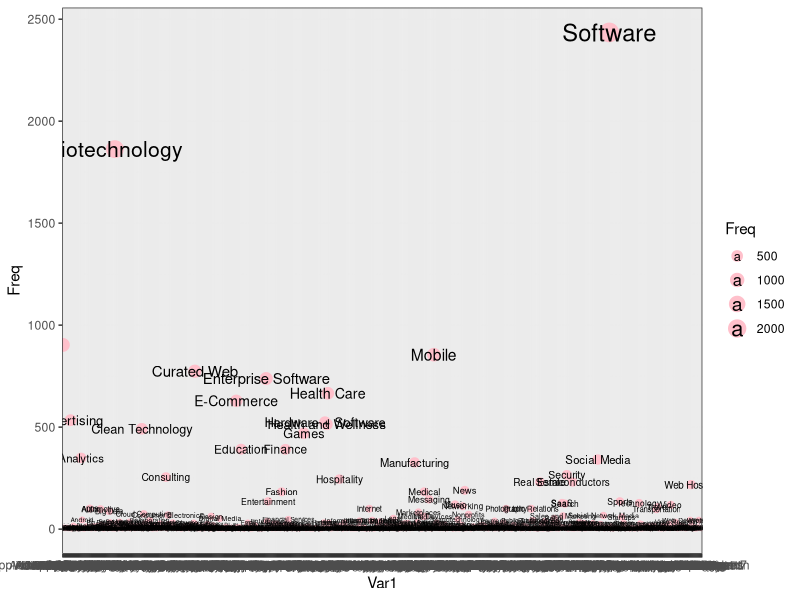
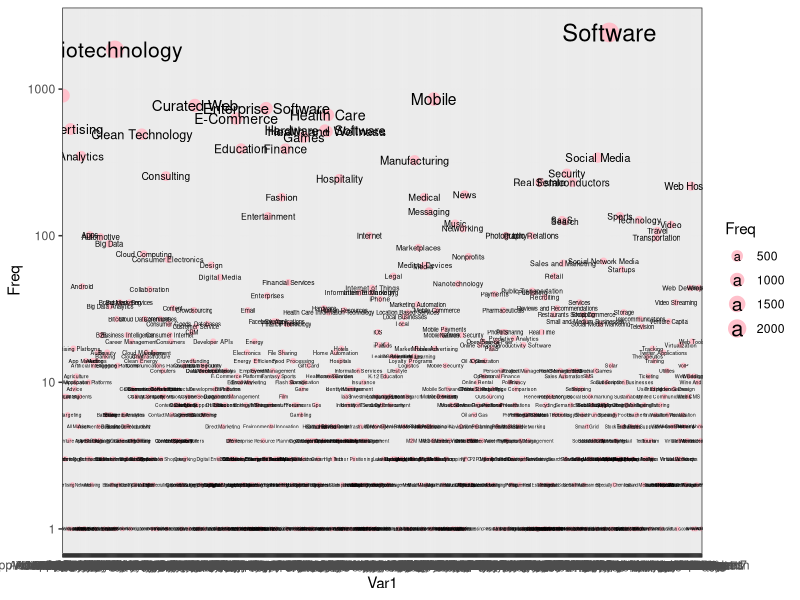
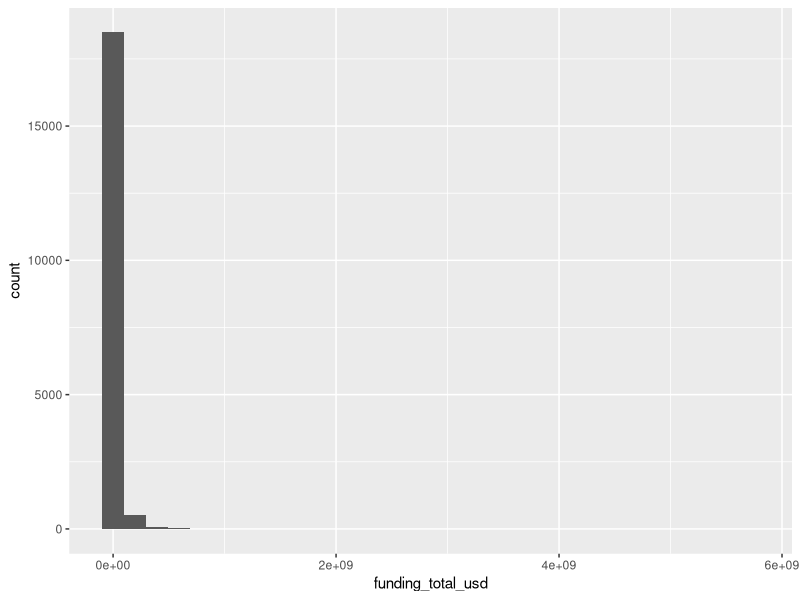
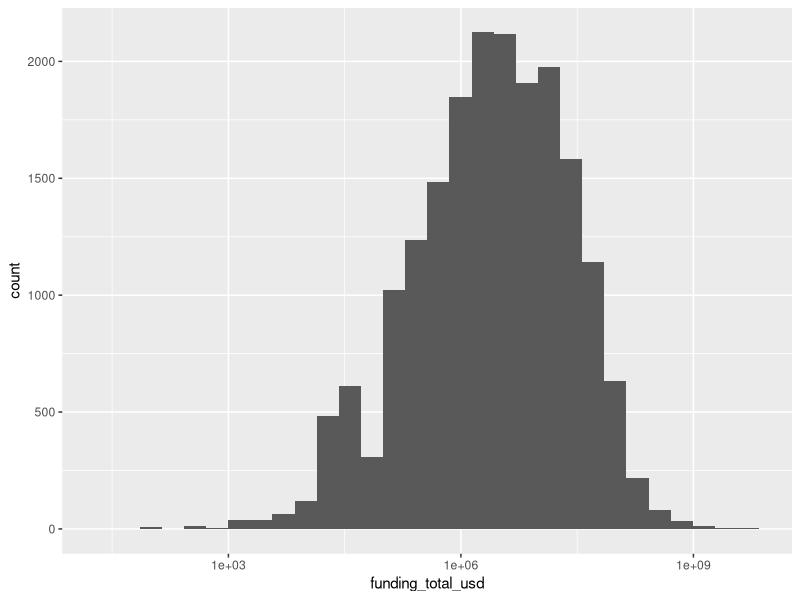
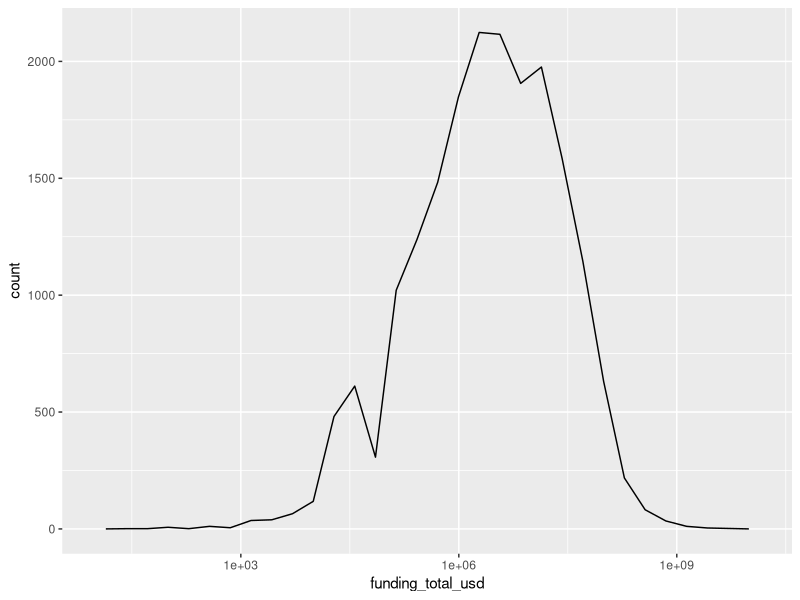
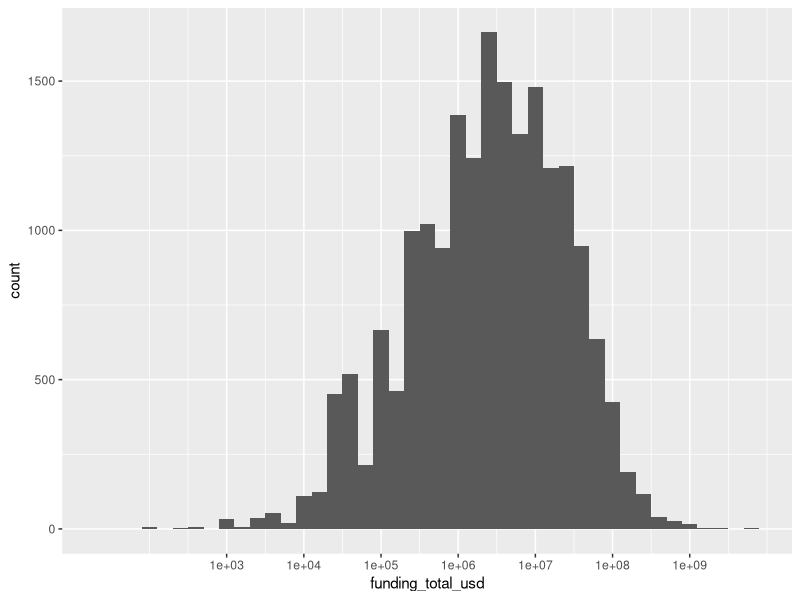
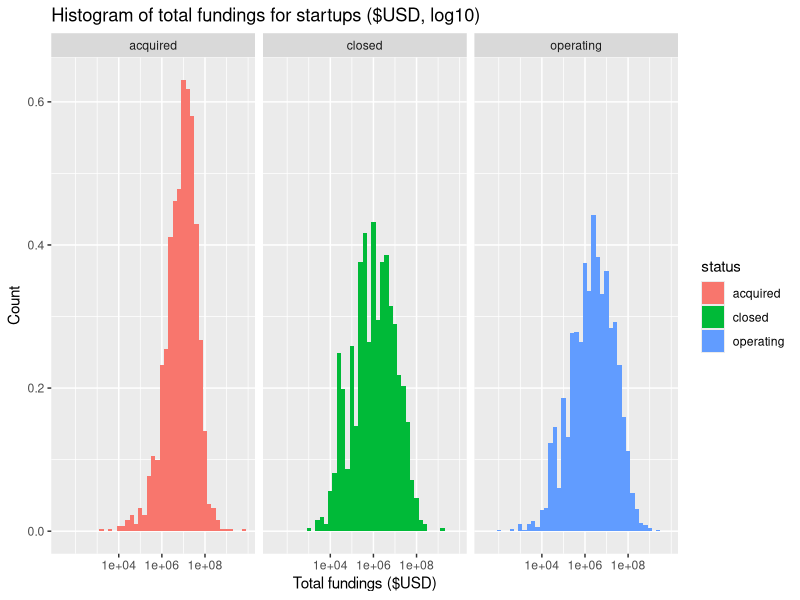
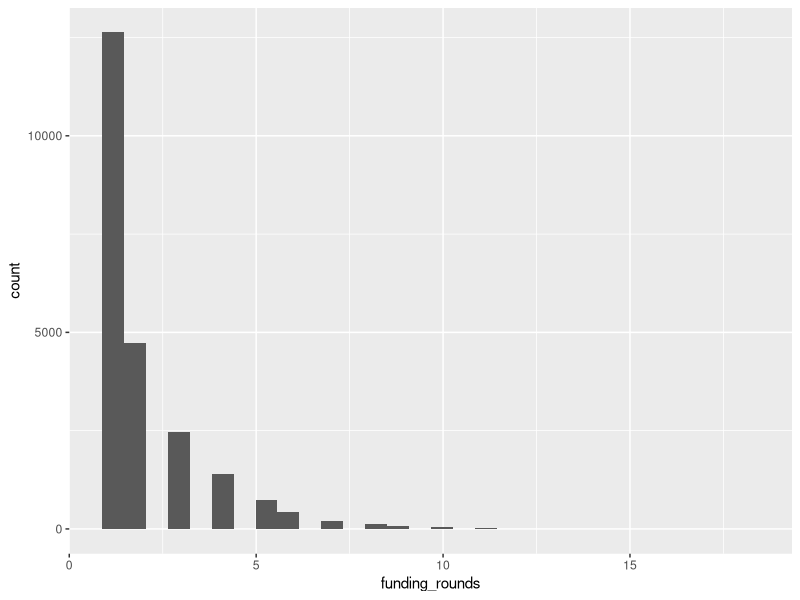

R code for these plots, in order: (Note: this script raises an error after producing the figures.)
## ---- chunk 1
# global setting for this analysis
library(knitr)
opts_chunk$set(fig.width=12, fig.height=8,
               warning=FALSE, message=FALSE)
## ---- chunk 2
# Load all of the packages that you end up using
# in your analysis in this code chunk.
suppressMessages(library(ggplot2))
suppressMessages(library(maps))
suppressMessages(library(dplyr))
suppressMessages(library(grid))
suppressMessages(library (gridExtra))
suppressMessages(library(GGally))
suppressMessages(library(scales))
data(state)
## ---- chunk 3
setwd("~/Downloads")
us_startups <- read.csv("crunchbase_monthly_export_companies_1990_to_2014_us.csv")
## ---- chunk 4
dim(us_startups)
names(us_startups)
str(us_startups)
summary(us_startups)
## ---- chunk 5
# calculate number for each market
markets <- as.data.frame(table(us_startups$market))
# scatter plot with different size representing size of markets
p0 <- ggplot(aes(x = Var1, y = Freq), data = markets) 
p0_1 <- p0 + geom_point(aes(size = Freq), color = "pink") + 
  geom_text(aes(label = Var1, size = Freq)) +
  theme_bw()
p0_1
## ---- chunk 6
# adjust y scale to see more details
p0_1 + scale_y_log10()
## ---- chunk 7
# total fundings
# convert factor to be numeric 
us_startups$funding_total_usd <- as.character(us_startups$funding_total_usd)
us_startups$funding_total_usd <- as.numeric(gsub(",", "", us_startups$funding_total_usd))
p1 <- ggplot(aes(x = funding_total_usd), data = subset(us_startups, !is.na(funding_total_usd) & status != ""))
# histogram with default seeting
p1_1 <- p1 + geom_histogram()
p1_1
## ---- chunk 8
# transform the long tail data to better understand the distribution of fundings
p1_1 + scale_x_log10()
# freqpoly
p1 + geom_freqpoly() + scale_x_log10()
# adjust binwidth to see detail
p1 + geom_histogram(binwidth = 0.2) +  
  scale_x_log10(breaks = c(1e+03, 1e+04, 1e+05, 1e+06, 1e+07, 1e+08, 1e+09))
## ---- chunk 9
# check if any difference for startups with diferent status
p1 + geom_histogram(aes(x = funding_total_usd, y = ..density.., fill = status), binwidth = 0.2) + 
  labs(x = "Total fundings ($USD)", y = "Count") + 
  ggtitle("Histogram of total fundings for startups ($USD, log10)") + 
  scale_x_log10(breaks = c(1e+04, 1e+06, 1e+08)) +
  facet_wrap(~ status)
## ---- chunk 10
p2 <- ggplot(aes(x = funding_rounds), data = us_startups)
# histogram with default seeting
p2 + geom_histogram()
# adjust binwidth
p2 + geom_histogram(binwidth = 1) + 
  scale_x_discrete(breaks = seq(1, 16, 1)) 
## ---- chunk 11
# set x and y scale to see underpresented data
p2 + geom_histogram(binwidth = 1) + 
  coord_cartesian (xlim = c(5, 15), ylim = c(0, 1000))  
## ---- chunk 12
p3 <- ggplot(aes(x = founded_year), data = us_startups)
# histogram of founed years
p3 + geom_histogram() + 
  scale_x_discrete(breaks = seq(1990, 2014, 1)) + 
  coord_cartesian(xlim = c(1989, 2015))
## ---- chunk 13
# get months from founded_at factor
us_startups$founded_at <- as.character(us_startups$founded_at)
us_startups$founded_month <- strftime(as.Date(us_startups$founded_at, "%m/%d/%Y"),"%m")
us_startups$founded_month <- as.numeric(us_startups$founded_month)
# histogram of founded months
p4 <- ggplot(aes(x = founded_month), data = us_startups)
p4 + geom_histogram(binwidth = 1)
## ---- chunk 14
# get days from founded_at factor
us_startups$founded_day <- strftime(as.Date(us_startups$founded_at, "%m/%d/%Y"),"%d")
us_startups$founded_day <- as.numeric(us_startups$founded_day)
# histogram of founded days
p5 <- ggplot(aes(x = founded_day), data = us_startups)
p5 + geom_histogram(binwidth = 1) + 
  scale_x_discrete(breaks = seq(0, 31, 1))
## ---- chunk 15
# distributions in states: which state has more startups?
# load us map data
us_state_map <- map_data("state")
states <- data.frame(state.center, state.abb)
# calculate frequency of startups in each state
regions <- as.data.frame(table(us_startups$state_code))
# merge data of startups with states
colnames(regions)[1] <- "state.abb"
regions <- merge(states, regions, by = "state.abb", all = TRUE)
# draw us map
p6 <- ggplot(aes(x = long, y = lat, group = group), data = us_state_map) 
# use size of points to represent number of startups in each state
p6 + geom_polygon(fill = "white") + 
  geom_path(colour = 'grey', linestyle = 2) +
  geom_point(data = regions, aes(x = x, y = y, group = NULL,  size = Freq), color = "red") +
  geom_text(data = regions, aes(x = x, y = y, label = state.abb, group = NULL), size = 3, color = "blue") + 
  coord_map("polyconic") + 
  theme_bw()
## ---- chunk 16
# distribution in regions: which region has more startups?
# get number of startups in each region
startups_by_regions <- as.data.frame(table(us_startups$region))
# plot the graph
p7 <- ggplot(aes(x = Var1, y = Freq), data = startups_by_regions)  +
  theme_bw() + 
  scale_y_log10()
p7 + geom_point(aes(size = Freq), color = "pink") + 
  geom_text(aes(label = Var1, size = Freq))
## ---- chunk 17
# distribution in cities: which city has more startups?
# get number of startups in each city
startups_by_cities <- as.data.frame(table(us_startups$city))
# creat graph
p8 <- ggplot(aes(x = Var1, y = Freq), data = startups_by_cities) +
  theme_bw() + 
  scale_y_log10()
p8 + geom_point(aes(size = Freq), color = "pink") + 
  geom_text(aes(label = Var1, size = Freq)) 
## ---- chunk 18
# pie chart of number of startups in different status
p9 <- ggplot(aes(x = factor(1), fill = status), data = subset(us_startups, status != ""))
p9_1 <- p9 + geom_bar() + 
  coord_polar(theta = "y")
p9_1
## ---- chunk 19
# pie chart split by states
p9_1 + facet_wrap(~state_code)
## ---- chunk 20
# split pie chart by founded year
p9_1 + facet_wrap(~founded_year)
## ---- chunk 21
# get subset data of markets with number of startups > 500
sub_markets <- subset(markets, Freq > 500 & !Var1 == "") 
c_market <- c(as.character(sub_markets$Var1))
# list hot market for startups
c_market
hot_startups <- subset(us_startups, market %in% c(" Advertising ", " Biotechnology ", " Curated Web ", " E-Commerce "," Enterprise Software ", " Hardware + Software ", " Health and Wellness ", " Health Care ", " Mobile ", " Software " )&!is.na(funding_total_usd))
# draw scatter plot
p10 <- ggplot(aes(x = market, y = funding_total_usd), data = hot_startups) + scale_y_log10()
p10 + geom_point(aes(color = market)) 
## ---- chunk 22
# draw a boxplot
p10_1 <- p10 + geom_boxplot(aes(fill = market))
p10_1
# adjust y scale to better compare
p10_2 <- p10_1 + coord_cartesian(ylim = c(1e+05, 1e+08))
p10_2
## ---- chunk 23
# initial funding for each type of market
p10_3 <- ggplot(aes(x = market, y = funding_total_usd), data = subset(hot_startups, funding_rounds == 1)) + scale_y_log10()
p10_4 <- p10_3 + geom_point(aes(color = market)) 
p10_5 <- p10_3 + geom_boxplot(aes(fill = market))
grid.arrange(p10_4, p10_5, ncol = 1)
## ---- chunk 24
# mean and median for total fundings
hot_startups.by.market <- hot_startups %>%
  group_by(market) %>%
  summarise(
            mean_fundings = mean(funding_total_usd),
            median_fundings = median(funding_total_usd),
            mean_rounds = mean(funding_rounds),
            median_rounds = median(funding_rounds),
            n = n()
            ) %>%
  arrange(desc(mean_fundings))
# output
hot_startups.by.market
# mean and median for initial fundings
hot_startups.by.market.ini <- subset(hot_startups, funding_rounds == 1) %>%
  group_by(market) %>%
  summarise(
            mean_fundings = mean(funding_total_usd),
            median_fundings = median(funding_total_usd),
            mean_rounds = mean(funding_rounds),
            median_rounds = median(funding_rounds),
            n = n()
            ) %>%
  arrange(desc(mean_fundings))
# output
hot_startups.by.market.ini
## ---- chunk 25
# sample 5000 starups from data set
set.seed(200)
hot_startups_samp <- hot_startups[sample(1: length(hot_startups$market), 5000), ]
ggpairs(hot_startups_samp, params = c(shape = I("."), outlier.shape = I(".")))
## ---- chunk 26
# scatter plot for total fundings each year
p11 <- ggplot(aes(x = founded_year, y = funding_total_usd), data = subset(us_startups, !is.na(funding_total_usd))) + scale_y_log10()
p11_1 <- p11 + geom_point(aes(color = founded_year))
# add a conditional mean
p11_2 <- p11_1 + stat_summary(fun.y = mean, geom = "line", color = "red")
# add a conditional median
p11_3 <- p11_1 + stat_summary(fun.y = median, geom = "line", color = "green")
# plot in a row
grid.arrange(p11_2, p11_3, ncol = 1)
## ---- chunk 27
# scatter plot for initial fundings each year
p11_3 <- ggplot(aes(x = founded_year, y = funding_total_usd), data = subset(us_startups, !is.na(funding_total_usd)&funding_rounds == 1)) + scale_y_log10()
p11_4 <- p11_3 + geom_point(aes(color = founded_year))
# add a conditional mean
p11_5 <- p11_4 + stat_summary(fun.y = mean, geom = "line", color = "red")
# add a conditional median
p11_6 <- p11_4 + stat_summary(fun.y = median, geom = "line", color = "green")
# plot in a row
grid.arrange(p11_5, p11_6, ncol = 1)
## ---- chunk 28
# scatter plot for total fundings each state
p12 <- ggplot(aes(x = state_code, y = funding_total_usd), data = subset(us_startups, !is.na(funding_total_usd))) + scale_y_log10()
#draw scatterplot
p12_1 <- p12 + geom_point(aes(color = state_code))
p12_1 <- p12_1 + theme(legend.position = "none", axis.text=element_text(size=6))
# draw boxplot
p12_2 <- p12_1 + geom_boxplot (aes(fill  = state_code)) 
# arrange in a column
grid.arrange(p12_1, p12_2, ncol = 1)
## ---- chunk 29
# scatter plot for initial funding each state
p12_3 <- ggplot(aes(x = state_code, y = funding_total_usd), data = subset(us_startups, !is.na(funding_total_usd)&funding_rounds == 1)) + scale_y_log10()
#draw scatterplot
p12_4 <- p12 + geom_point(aes(color = state_code))
p12_4 <- p12_4 + theme(legend.position = "none", axis.text=element_text(size=6))
# draw boxplot
p12_5 <- p12_4 + geom_boxplot (aes(fill  = state_code)) 
# arrange in a column
grid.arrange(p12_4, p12_5, ncol = 1)
## ---- chunk 30
# scatter plot and boxplot for total fundings by status of startups
p13 <- ggplot(aes(x = status, y = funding_total_usd), data = subset(us_startups, !is.na(funding_total_usd) & status != "")) + scale_y_log10()
p13_1 <- p13 + geom_point(aes(color = status))
# boxplot
p13_2 <- p13_1 + geom_boxplot(aes(fill = status))
# draw two plots in a row
grid.arrange(p13_1, p13_2, ncol = 1)
## ---- chunk 31
# scatter plot for initial funding
p13_3 <- ggplot(aes(x = status, y = funding_total_usd), data = subset(us_startups, !is.na(funding_total_usd) & status != "" & funding_rounds== 1)) + scale_y_log10()
p13_4 <- p13_3 + geom_point(aes(color = status))
# box plot for initial funding
p13_5 <- p13_4 + geom_boxplot(aes(fill = status))  
# draw two plots in a row
grid.arrange(p13_4, p13_5, ncol = 1)
## ---- chunk 32
# ANOVA analyses for total fundings
fit <- aov(funding_total_usd ~ founded_year + state_code + region + city + status, data = us_startups)
summary(fit)
# ANOVA analyses for initial fundings
fit_ini <- aov(funding_total_usd ~ founded_year + state_code + region + city + status, data = subset(us_startups, funding_rounds == 1))
summary(fit_ini)
## ---- chunk 33
# draw scatter plot
p14 <- ggplot(aes(x = founded_year, y = funding_total_usd), data = hot_startups) + scale_y_log10()
p14_1 <- p14 + geom_point(aes(color = market))
# add mean to each market (line)
p14_2 <- p14_1 + stat_summary(fun.y = mean, geom = "line", aes(color = market))
p14_2
## ---- chunk 34
# draw line plot
p15 <- ggplot(aes(x = state_code, y = funding_total_usd), data = hot_startups) + scale_y_log10() + theme(axis.text=element_text(size=6))
p15_1 <- p15 + geom_line(aes(color = market))
# add conditional mean to each market (point)
p15_2 <- p15_1 + stat_summary(fun.y = mean, geom = "point", size = 5, aes(color = market))
p15_2
## ---- chunk 35
# draw line plot
p16 <- ggplot(aes(x = status, y = funding_total_usd), data = subset(hot_startups, status != "")) + scale_y_log10()
p16_1 <- p16 + geom_line(aes(color = market))
# add conditional mean to each market (point)
p16_2 <- p16_1 + stat_summary(fun.y = mean, geom = "point", size = 5, aes(color = market))
p16_2
## ---- chunk 36
# draw a scatter plot
p17 <- ggplot(aes(x = funding_rounds, y = funding_total_usd), data = hot_startups) + scale_y_log10()
p17_1 <- p17 + geom_point(aes(color = market))
# add conditional mean to each market (line)
p17_2 <- p17_1 + stat_summary(fun.y = mean, geom = "line", aes(color = market))
p17_2
## ---- chunk 37
# load library
suppressMessages(library(plyr))
# sum total fundings by market by status
total_funding_by_status_by_market <- subset(hot_startups, status  != "", select = c("market", "status", "funding_total_usd")) %>%
  group_by(market, status) 
total_funding_by_status_by_market <- ddply(total_funding_by_status_by_market, c("market", "status"), summarize, fundings = sum(funding_total_usd))
# count number of startups in each status by each market
number_of_startups_by_status <- count(subset(hot_startups, status  != ""), c("market","status"))
# merge total fundings to number of startups data frame
number_of_startups_by_status <- merge(number_of_startups_by_status, total_funding_by_status_by_market, by = c("market", "status"))
# draw a scatter plot to reflect number of startup in each status by market, the size of point represents amount of total fundings
ggplot(aes(x = status, y = freq), data = number_of_startups_by_status) + 
  scale_y_log10() +
  geom_point(aes(color = market, size = fundings), position = position_jitter(w = 0.25, h = 0.25))
## ---- chunk 38
# Histogram of total fundings for startups with diferent status
p1 <- ggplot(aes(x = funding_total_usd), data = subset(us_startups, status != ""))
p1 + geom_histogram(aes(x = funding_total_usd, y = ..density.., fill = status), binwidth = 0.2) + 
  theme(axis.text=element_text(size=10)) + 
  labs(x = "Total fundings ($USD)", y = "Count") + 
  ggtitle("Histogram of total fundings for startups ($USD, log10)") + 
  scale_x_log10(breaks = c(1e+04, 1e+06, 1e+08)) +
  facet_wrap(~ status)
## ---- chunk 39
# add title and labs
p10 <- ggplot(aes(x = market, y = funding_total_usd), data = hot_startups) + scale_y_log10() + 
  theme(axis.text=element_text(size=8)) +
  ggtitle("Total fundings for each market of hot startups ($USD, log10)") + 
  labs(x = "Market of startups", y = "Total fundings ($USD)") + 
  geom_point(aes(color = market))
# draw a boxplot
p10_1 <- p10 + geom_boxplot(aes(fill = market))
p10_1
## ---- chunk 40
# draw line plot and add titles and labs 
p15 <- ggplot(aes(x = state_code, y = funding_total_usd), data = hot_startups) + 
  scale_y_log10() + 
  theme(axis.text=element_text(size=8)) +
  ggtitle("Fundings ($USD, log10) for each market of hot startups in each state") + 
  labs(x = "States", y = "Total fundings ($USD)")
p15_1 <- p15 + geom_line(aes(color = market))
# add conditional mean to each market (point)
p15_2 <- p15_1 + stat_summary(fun.y = mean, geom = "point", size = 5, aes(color = market))
p15_2
## ---- chunk 41
# draw a scatter plot to reflect number of startup in each status by market, the size of point represents amount of total fundings
ggplot(aes(x = status, y = freq), data = number_of_startups_by_status) + 
  scale_y_log10() +
  geom_point(aes(color = market, size = fundings), position = position_jitter(w = 0.25, h = 0.25)) + 
  theme(axis.text=element_text(size=10)) +
  ggtitle("Number of hot startups (log10) for each market in each status") + 
  labs(x = "Status", y = "Number of hot startups (log10)")
